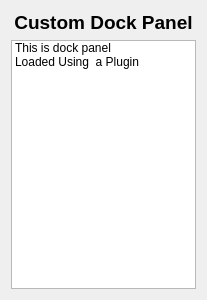
<?xml version="1.0" encoding="UTF-8"?>
<ui version="4.0">
 <class>ExampleDockPanel</class>
 <widget class="QWidget" name="ExampleDockPanel">
  <property name="geometry">
   <rect>
    <x>0</x>
    <y>0</y>
    <width>207</width>
    <height>300</height>
   </rect>
  </property>
  <property name="windowTitle">
   <string>Form</string>
  </property>
  <layout class="QVBoxLayout" name="verticalLayout">
   <item>
    <widget class="QLabel" name="label">
     <property name="text">
      <string>&lt;!DOCTYPE HTML PUBLIC &quot;-//W3C//DTD HTML 4.0//EN&quot; &quot;http://www.w3.org/TR/REC-html40/strict.dtd&quot;&gt;
&lt;html&gt;&lt;head&gt;&lt;meta name=&quot;qrichtext&quot; content=&quot;1&quot; /&gt;&lt;style type=&quot;text/css&quot;&gt;
p, li { white-space: pre-wrap; }
&lt;/style&gt;&lt;/head&gt;&lt;body style=&quot; font-family:'Helvetica'; font-size:9pt; font-weight:400; font-style:normal;&quot;&gt;
&lt;p align=&quot;center&quot; style=&quot; margin-top:0px; margin-bottom:0px; margin-left:0px; margin-right:0px; -qt-block-indent:0; text-indent:0px;&quot;&gt;&lt;span style=&quot; font-size:14pt; font-weight:600;&quot;&gt;Custom Dock Panel&lt;/span&gt;&lt;/p&gt;&lt;/body&gt;&lt;/html&gt;</string>
     </property>
    </widget>
   </item>
   <item>
    <widget class="QListWidget" name="listWidget">
     <item>
      <property name="text">
       <string>This is dock panel</string>
      </property>
     </item>
     <item>
      <property name="text">
       <string>Loaded Using  a Plugin</string>
      </property>
     </item>
     <item>
      <property name="text">
       <string/>
      </property>
     </item>
    </widget>
   </item>
  </layout>
 </widget>
 <resources/>
 <connections/>
</ui>
